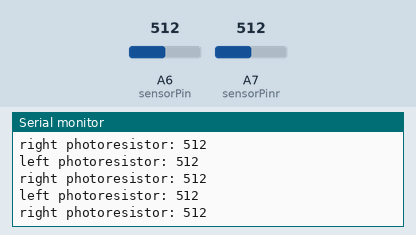
Recording of a sketch running on a simulated Arduino Nano, built with avr-gcc and run on an emulated ATmega328P. Shown: the last lines printed to the serial monitor. Inputs (shaded band) come from the test bench; at power-on: A6 (sensorPin) = 512, A7 (sensorPinr) = 512.

Above: at 1.3 s.
1.4 s: A6 (sensorPin) set to 716
At 1.82 s:
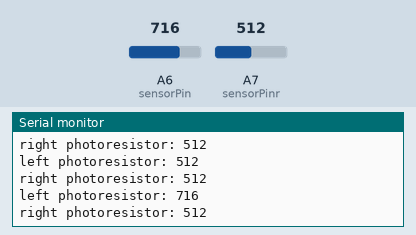
2.9 s: A7 (sensorPinr) set to 716
At 3.32 s:
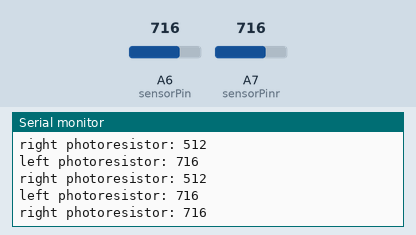
4.4 s: A6 (sensorPin) set to 900
At 4.83 s:
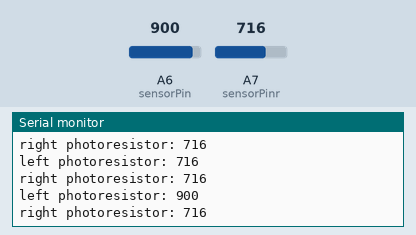
5.9 s: A7 (sensorPinr) set to 900
At 6.33 s:
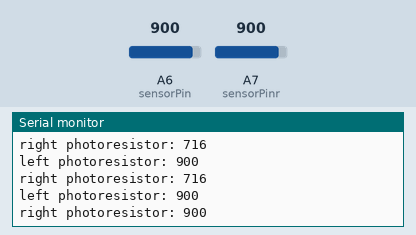
Timing chart, 0 to 8.4 s (numbered marks = the images above; inputs shaded):
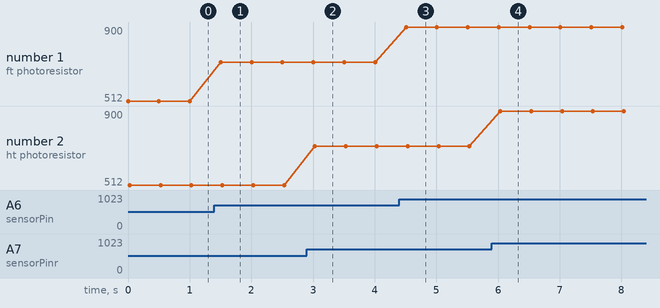

Measured:
- after the input at 1.4 s, the serial monitor: prints a new line after 0.10 s (image 1)
- after the input at 2.9 s, the serial monitor: prints a new line after 0.13 s (image 2)
- after the input at 4.4 s, the serial monitor: prints a new line after 0.11 s (image 3)
- after the input at 5.9 s, the serial monitor: prints a new line after 0.14 s (image 4)
- plotted number 1: 512 → 716 after the input at 1.4 s, 716 → 900 after the input at 4.4 s

The sketch:

03_phororesistor.ino
```cpp
/*
Project 09.1:Read Photosensor Value
*/
int sensorPin = A6;    // select the input pin for the photocell
int sensorPinr = A7;
int sensorValue = 0;
int sensorvaluer = 0; // variable to store the value coming from the sensor
void setup() {
Serial.begin(9600);
}
void loop() {
sensorValue = analogRead(sensorPin);  // read the value from the sensor:
sensorvaluer = analogRead(sensorPinr);
Serial.print("left photoresistor: ");
Serial.println(sensorValue);  //Serial port prints the value of photoresistor
Serial.print("right photoresistor: ");
Serial.println(sensorvaluer);
delay(500);
}
```
